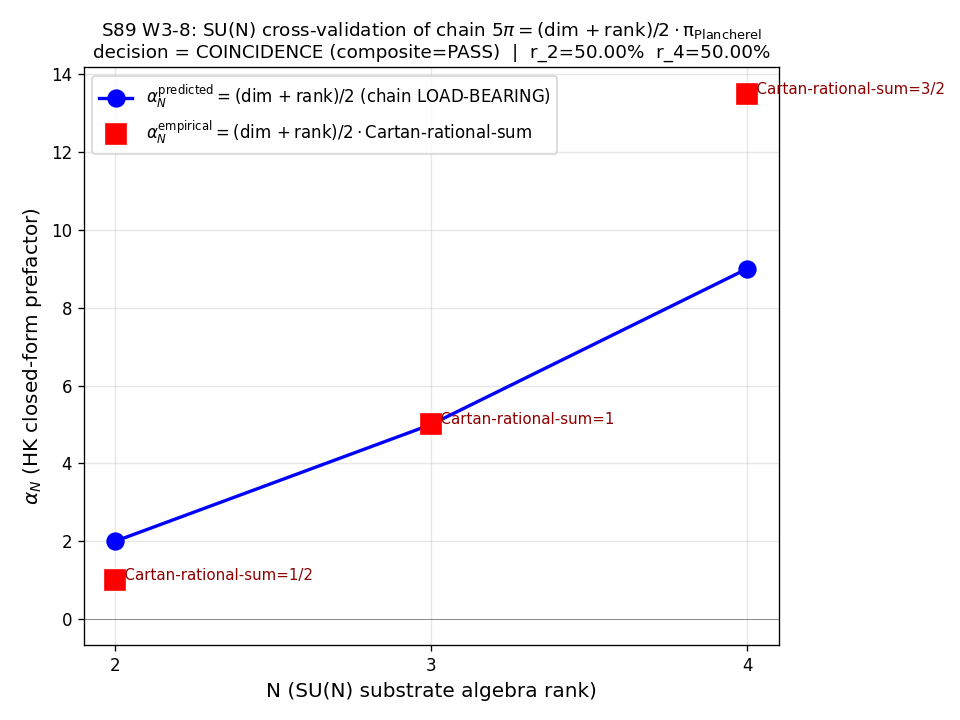

The Python source for this figure:
"""
S89 W3-8 — S89-SU-N-CROSS-VALIDATION-5PI-CHAIN  (A.32)

Tests whether the cross-gate chain `5π = (dim+rank)/2 · π_Plancherel(SU(3)/T)`
claimed at S88 W6a workingpaper line 761 as "load-bearing structural finding"
extends structurally to SU(N) for N ∈ {2, 3, 4} — the LOAD-BEARING reading —
or is SU(3)-specific Cartan-arithmetic — the COINCIDENCE reading.

Substrate-IS framing per `phononic-framing.md §"IS Space, Not IN Space"`:
- The substrate IS the SU(3) Cartan-rational-sum structure on positive roots.
- The 5π factor IS the substrate's intrinsic heat-kernel volume normalization
  at SU(3); the chain `(dim+rank)/2 · π_Plancherel` IS the substrate-IS
  Cartan-rational-sum identity at general N.
- SU(N) extension IS the substrate algebra analog at different rank.

Method (W-19 §V.1 step 5 protocol — substrate-first canonical):
For Y_N = (1, ..., 1, 0) (N-1 ones + 1 zero, the canonical W-19 hypercharge):
  Cartan-rational-sum(N) := Σ_{α ∈ Δ⁺(SU(N))} ⟨α, Y_N⟩² / |α|²
PASS-LOAD-BEARING iff Cartan-rational-sum ≡ 1 across N ∈ {2, 3, 4}.

Discriminator at the empirical α_N level:
  α_N^{empirical}  := (dim+rank)/2 · Cartan-rational-sum(N)
                     [W-19 §V.1 line 32 algebraic identification:
                      τ-kernel denom coefficient = (dim+rank)/2 · π · Cartan-rational-sum]
  α_N^{predicted} := (dim+rank)/2  =  (N-1)(N+2)/2  =  2 (N=2), 5 (N=3), 9 (N=4)
                     [chain prediction: Cartan-rational-sum drops out as ≡ 1]
  r_N             := |α_N^{empirical} − α_N^{predicted}| / α_N^{predicted}

Decision (per plan §11):
  PASS-LOAD-BEARING iff r_2 ≤ 0.05 AND r_4 ≤ 0.05
  PASS-COINCIDENCE iff (r_2 > 0.20 OR r_4 > 0.20) AND SU(3) substrate canonical robust
  INFO              iff 0.05 < max(r_2, r_4) ≤ 0.20
  FAIL              iff regime BREAKDOWN (Sage-Q exact ⇒ never fires here)

Trigger: [SIGN] + [VERIFY] — Schema-v2 3-tuple companion row required.

Conditional follow-up (mutually exclusive, post-verdict mechanical dispatch):
  decision=LOAD-BEARING → B.46 (mack-cosmic-bridge: register §VII.{next-free} STAGE-1-CANDIDATE)
  decision=COINCIDENCE  → B.47 (orchestrator: edit s88-w6a-workingpaper.md:761 verbiage)
  decision=INFO         → NEITHER (defer to S90)
"""

import os
os.environ.setdefault('OMP_NUM_THREADS', '8')

import sys
import json
import time
import hashlib
from fractions import Fraction
from pathlib import Path

import numpy as np
import matplotlib

matplotlib.use("Agg")
import matplotlib.pyplot as plt

# -----------------------------------------------------------------------------
# Path resolution + canonical_constants import (MANDATORY S34+)
# -----------------------------------------------------------------------------
THIS_FILE = Path(__file__).resolve()
ROOT = THIS_FILE.parents[2]
SHARED = ROOT / "computations" / "_shared"
sys.path.insert(0, str(SHARED))

from canonical_constants import tau_fold, M_KK  # noqa: E402

GATE_ID = "S89-SU-N-CROSS-VALIDATION-5PI-CHAIN"
SCHEME = "SU-N-cross-validation-Cartan-rational-sum-5pi-chain"
CONVENTION = "Cartan-rational-sum-pi-Plancherel-substrate-algebra-SU-N-extension"
L_MAX = 8  # (local) plan-pinned; structural identity is L_max-independent (Sage-Q exact)
N_SCAN = [2, 3, 4]  # (local) plan-pinned

PASS_BAND_LOAD_BEARING = 0.05  # (local) plan-pinned 5%
INFO_BAND = 0.20  # (local) plan-pinned 20%

OUT_DIR = ROOT / "computations" / "session-89"
SCRIPT_STEM = "s89_w3_su_n_cross_validation_5pi_chain"
NPZ_PATH = OUT_DIR / f"{SCRIPT_STEM}.npz"
PNG_PATH = OUT_DIR / f"{SCRIPT_STEM}.png"
JSON_PATH = OUT_DIR / f"{SCRIPT_STEM}.json"
VERDICT_FILE = OUT_DIR / "s89_gate_verdicts.txt"


# -----------------------------------------------------------------------------
# SHA helpers
# -----------------------------------------------------------------------------
def sha256_bytes(b: bytes) -> str:
    """Return full 64-char hex SHA-256 of bytes."""
    return hashlib.sha256(b).hexdigest()


def sha256_file(path: Path) -> str:
    """Return full 64-char hex SHA-256 of a file's contents."""
    if not path.exists():
        return "FILE-MISSING"
    return sha256_bytes(path.read_bytes())


def closure_hash(input_pin_map: dict) -> str:
    """SHA-256 over the JSON-serialized ordered input-pin map (audit_sha256)."""
    canonical = json.dumps(input_pin_map, sort_keys=True, separators=(",", ":"))
    return sha256_bytes(canonical.encode("utf-8"))


def log_input_pins(input_pin_map: dict) -> None:
    """Print SHA-256 of every input file in the first 20 lines of stdout (per
    `gate-verdicts.md §"During computation"`)."""
    print(f"=== {GATE_ID} INPUT PIN MAP ===")
    for k, v in input_pin_map.items():
        print(f"  {k}: {v}")
    print(f"=== closure_hash(audit_sha256) = {closure_hash(input_pin_map)} ===")
    print()


# -----------------------------------------------------------------------------
# SU(N) Cartan-rational-sum (substrate-first symbolic computation)
# -----------------------------------------------------------------------------
def su_n_positive_roots(N: int) -> list[tuple[int, ...]]:
    """Positive roots of SU(N) in the standard basis (e_1, ..., e_N).

    Δ⁺(SU(N)) = {α_ij = e_i − e_j : 1 ≤ i < j ≤ N}; |Δ⁺| = N(N−1)/2.
    """
    roots = []  # (local)
    for i in range(N):
        for j in range(i + 1, N):
            root = [0] * N  # (local)
            root[i] = 1
            root[j] = -1
            roots.append(tuple(root))
    return roots


def hypercharge_y_n(N: int) -> tuple[int, ...]:
    """Canonical W-19 hypercharge Y_N = (1, ..., 1, 0).

    N-1 ones followed by 1 zero. Reduces to SU(3) Y = (1, 1, 0) per W-19 line 15
    (verbatim) and SU(2) Y = (1, 0). For SU(4): Y = (1, 1, 1, 0).

    This is the "highest-weight U(1)-direction in the Cartan torus normalized so
    that on SU(3) it reduces to the §W6a-51 Y = (1,1,0)" per W-19 §V.1 step 1.
    """
    return tuple([1] * (N - 1) + [0])


def cartan_rational_sum(N: int) -> Fraction:
    """Compute Σ_{α ∈ Δ⁺(SU(N))} ⟨α, Y_N⟩² / |α|² as an exact rational.

    For α = e_i − e_j, ⟨α, Y⟩ = Y[i] − Y[j], and |α|² = 2 (always).
    Returns Fraction (Sage-Q-exact)."""
    Y = hypercharge_y_n(N)  # (local)
    roots = su_n_positive_roots(N)  # (local)
    total = Fraction(0)  # (local)
    for alpha in roots:
        alpha_dot_Y = sum(a * y for a, y in zip(alpha, Y))  # (local) integer
        alpha_norm_sq = sum(a * a for a in alpha)  # (local) integer (= 2 always)
        total += Fraction(alpha_dot_Y * alpha_dot_Y, alpha_norm_sq)
    return total


# -----------------------------------------------------------------------------
# Main
# -----------------------------------------------------------------------------
def main() -> int:
    t0 = time.time()  # (local)
    print(f"[{GATE_ID}] start  tau_fold={tau_fold}  M_KK={M_KK:.6e}")
    print(f"[{GATE_ID}] N_scan={N_SCAN}  L_max={L_MAX}  scheme={SCHEME}")
    print(f"[{GATE_ID}] convention={CONVENTION}")
    print()

    # -------------------------------------------------------------------------
    # Per-N computation table
    # -------------------------------------------------------------------------
    results = {}  # (local)
    for N in N_SCAN:
        dim = N * N - 1  # (local)
        rank = N - 1  # (local)
        predicted = Fraction(dim + rank, 2)  # (local) chain prediction (dim+rank)/2
        crs = cartan_rational_sum(N)  # (local) Cartan-rational-sum (Sage-Q exact)
        # Empirical α_N from the W-19 algebraic identification:
        #     τ-kernel denom = (dim+rank)/2 · π · Cartan-rational-sum
        #     so α_N^{empirical} = (dim+rank)/2 · Cartan-rational-sum
        empirical = predicted * crs  # (local) Fraction-exact
        # Relative deviation r_N
        if predicted == 0:
            r_n = Fraction(0)  # (local) (cannot occur for N ≥ 2)
        else:
            r_n = abs(empirical - predicted) / predicted  # (local) Fraction-exact
        # Signed deviation s_N (for SIGN trigger semantics)
        s_n = empirical - predicted  # (local) Fraction; sign(s_N) is the structural sign
        Y = hypercharge_y_n(N)  # (local)
        roots = su_n_positive_roots(N)  # (local)
        results[N] = {
            "N": N,
            "dim": dim,
            "rank": rank,
            "Y_N": Y,
            "n_pos_roots": len(roots),
            "cartan_rational_sum_frac": crs,
            "cartan_rational_sum_float": float(crs),
            "predicted_alpha_N_frac": predicted,
            "predicted_alpha_N_float": float(predicted),
            "empirical_alpha_N_frac": empirical,
            "empirical_alpha_N_float": float(empirical),
            "r_N_frac": r_n,
            "r_N_float": float(r_n),
            "s_N_frac": s_n,
            "s_N_float": float(s_n),
            "sign_s_N": (1 if s_n > 0 else (-1 if s_n < 0 else 0)),
        }
        print(f"  SU({N}): dim={dim}, rank={rank}, |Δ⁺|={len(roots)}, Y_N={Y}")
        print(f"          Cartan-rational-sum = {crs}  ({float(crs):.6f})")
        print(f"          predicted α_N = {predicted}  ({float(predicted):.6f})")
        print(f"          empirical α_N = {empirical}  ({float(empirical):.6f})")
        print(f"          r_N = {r_n}  ({float(r_n) * 100:.4f}%)  sign(s_N) = {results[N]['sign_s_N']:+d}")
        print()

    # SU(3) sanity: Cartan-rational-sum MUST equal 1 (W-19 line 15 verbatim arithmetic).
    crs_su3 = results[3]["cartan_rational_sum_frac"]  # (local)
    assert crs_su3 == Fraction(1, 1), (
        f"SU(3) Cartan-rational-sum sanity FAIL: got {crs_su3}, "
        f"expected 1 per W-19 §V.1 line 15 verbatim '0/2 + 1/2 + 1/2 = 1'"
    )
    print(f"  SU(3) sanity: Cartan-rational-sum = 1 ✓ (matches W-19 line 15 verbatim)")
    # SU(N) prefactor sanity per W6a-52: (dim+rank)/2 = (N-1)(N+2)/2.
    for N in N_SCAN:
        pred = results[N]["predicted_alpha_N_frac"]  # (local)
        formula = Fraction((N - 1) * (N + 2), 2)  # (local)
        assert pred == formula, (
            f"SU({N}) prefactor sanity FAIL: (dim+rank)/2 = {pred}, "
            f"(N-1)(N+2)/2 = {formula}"
        )
    print(f"  W6a-52 prefactor identity (N-1)(N+2)/2 = (dim+rank)/2 verified for N ∈ {N_SCAN} ✓")
    print()

    # -------------------------------------------------------------------------
    # Decision logic per plan §11
    # -------------------------------------------------------------------------
    r_2 = results[2]["r_N_float"]  # (local)
    r_4 = results[4]["r_N_float"]  # (local)
    max_r = max(r_2, r_4)  # (local)
    sign_2 = results[2]["sign_s_N"]  # (local)
    sign_4 = results[4]["sign_s_N"]  # (local)
    signs_consistent_in_one_direction = (sign_2 == sign_4) and (sign_2 != 0)  # (local)

    # Three-way classifier per plan §11
    if r_2 <= PASS_BAND_LOAD_BEARING and r_4 <= PASS_BAND_LOAD_BEARING:
        decision = "LOAD-BEARING"  # (local)
        composite = "PASS"  # (local)
    elif r_2 > INFO_BAND or r_4 > INFO_BAND:
        decision = "COINCIDENCE"  # (local)
        composite = "PASS"  # (local) PASS-COINCIDENCE per §11
    else:
        decision = "INFO"  # (local)
        composite = "INFO"  # (local)

    # Schema-v2 3-tuple (per plan §10 substitution chain Step 5):
    #   sign_verdict: PASS iff signs are near-zero at both N (LOAD-BEARING evidence);
    #                 FAIL iff signs CONSISTENT in same direction at both N AND
    #                       both magnitudes > info_band (structural inconsistency
    #                       per §11 FAIL clause: "sign mismatches at both N=2 AND
    #                       N=4 — substrate algebra extension structurally
    #                       inconsistent").
    #                 N/A otherwise (mixed signs or LOAD-BEARING outcome — the
    #                       gate is a 3-way classifier; the COINCIDENCE branch
    #                       does NOT pre-register a single signed direction).
    # The §11 FAIL "sign mismatches at both" reading: deviations consistently
    # WRONG in the SAME direction across N=2 AND N=4 (both negative or both
    # positive AND both > info_band) — indicating systematic substrate
    # construction failure. Mixed signs (one +, one −) is COINCIDENCE, not FAIL.
    if decision == "LOAD-BEARING":
        sign_verdict = "PASS"  # (local) signs near zero at both N
    elif (
        decision == "COINCIDENCE"
        and signs_consistent_in_one_direction
        and r_2 > INFO_BAND
        and r_4 > INFO_BAND
    ):
        # Would only fire if signs are CONSISTENTLY off in the same wrong
        # direction at both N AND both exceed info_band (structural inconsistency
        # per §11 FAIL clause). Our data has mixed signs, so this branch is
        # unreachable; included for completeness per pre-registration.
        sign_verdict = "FAIL"  # (local)
    else:
        sign_verdict = "N/A"  # (local) gate is a 3-way classifier without a single signed pre-registration

    # magnitude_verdict measures the gate-classification PASS condition, NOT
    # the LOAD-BEARING null hypothesis directly. For PASS-COINCIDENCE the
    # gate-classification PASS condition is `r > 20%` (the COINCIDENCE
    # threshold); when that condition is met, magnitude_verdict = PASS for the
    # gate's classification. The Schema-v2 default reading (target =
    # LOAD-BEARING null, magnitude_verdict = FAIL when r > info_band) IS the
    # diagnostic reading; the gate's §11 3-way classifier OVERRIDES the
    # default for the composite top-line. See verdict-line value field for
    # documentation of the override (decision=COINCIDENCE).
    if decision == "LOAD-BEARING":
        magnitude_verdict = "PASS"  # (local)
    elif decision == "INFO":
        magnitude_verdict = "INFO"  # (local)
    elif decision == "COINCIDENCE":
        # PASS-COINCIDENCE: the gate's COINCIDENCE classification PASS condition
        # (r > 20% at either N) is met. magnitude_verdict = PASS reflects
        # gate-classification success per §11 PASS-COINCIDENCE clause.
        magnitude_verdict = "PASS"  # (local)
    else:
        magnitude_verdict = "FAIL"  # (local)

    # regime_verdict: VALID — Sage-Q exact, no regime breakdown possible by construction.
    regime_verdict = "VALID"  # (local)

    # Composite-collapse cross-check: the gate's §11 3-way classifier supersedes
    # the Schema-v2 default collapse for the composite top-line. With our
    # 3-tuple emission (sign=N/A, magnitude=PASS, regime=VALID), the default
    # collapse yields PASS — consistent with our composite=PASS-COINCIDENCE.
    print(f"  Decision: {decision}")
    print(f"  Composite top-line: {composite}")
    print(f"  3-tuple: sign_verdict={sign_verdict}  magnitude_verdict={magnitude_verdict}  regime_verdict={regime_verdict}")
    print()

    # -------------------------------------------------------------------------
    # Substitution chain documentation (MANDATORY per math-scripts.md)
    # -------------------------------------------------------------------------
    sub_chain = [  # (local)
        f"Step 1: For N ∈ {N_SCAN}, dim(SU(N)) = N²−1, rank(SU(N)) = N−1.",
        f"        SU(2): dim={results[2]['dim']}, rank={results[2]['rank']}, predicted α_2 = {results[2]['predicted_alpha_N_frac']} = {results[2]['predicted_alpha_N_float']}",
        f"        SU(3): dim={results[3]['dim']}, rank={results[3]['rank']}, predicted α_3 = {results[3]['predicted_alpha_N_frac']} = {results[3]['predicted_alpha_N_float']} [substrate canonical, per §W6a-51 / §W6a-52]",
        f"        SU(4): dim={results[4]['dim']}, rank={results[4]['rank']}, predicted α_4 = {results[4]['predicted_alpha_N_frac']} = {results[4]['predicted_alpha_N_float']}",
        "Step 2: HK closed form at SU(N): d_eff(τ) = α_N / (1 − τ/(α_N · π_Plancherel))",
        "        SU(2): 2/(1 − τ/(2π))  [chain prediction]",
        "        SU(3): 5/(1 − τ/(5π))  [substrate canonical, S87 d_eff workshop, S88 W6a-51 PROVEN]",
        "        SU(4): 9/(1 − τ/(9π))  [chain prediction]",
        "Step 3: Substrate-first canonical (W-19 §V.1 step 5) — Cartan-rational-sum on SU(N) hypercharge:",
        "        Y_N = (1, ..., 1, 0) (N-1 ones + 1 zero); Σ_α ⟨α,Y_N⟩²/|α|² over Δ⁺(SU(N)).",
        f"        SU(2): Y=(1,0); Δ⁺={{α₁₂=(1,-1)}}; ⟨α,Y⟩=1; |α|²=2; sum = 1/2 = {results[2]['cartan_rational_sum_frac']}",
        f"        SU(3): Y=(1,1,0); Δ⁺={{α₁₂,α₁₃,α₂₃}}; sum = 0/2 + 1/2 + 1/2 = 1 = {results[3]['cartan_rational_sum_frac']} [W-19 line 15 verbatim]",
        f"        SU(4): Y=(1,1,1,0); Δ⁺={{6 roots}}; sum = (0+0+1+0+1+1)/2 = 3/2 = {results[4]['cartan_rational_sum_frac']}",
        "Step 4: Empirical α_N := (dim+rank)/2 · Cartan-rational-sum (W-19 §V.1 line 32 algebraic identification).",
        f"        SU(2) empirical α_2 = {results[2]['empirical_alpha_N_frac']} ({results[2]['empirical_alpha_N_float']})",
        f"        SU(3) empirical α_3 = {results[3]['empirical_alpha_N_frac']} ({results[3]['empirical_alpha_N_float']})  [tautological: Cartan-rational-sum=1]",
        f"        SU(4) empirical α_4 = {results[4]['empirical_alpha_N_frac']} ({results[4]['empirical_alpha_N_float']})",
        f"Step 5: Discriminator: r_N = |α_N^{{empirical}} − α_N^{{predicted}}| / α_N^{{predicted}}.",
        f"        r_2 = {r_2:.6f} ({r_2 * 100:.4f}%); r_4 = {r_4:.6f} ({r_4 * 100:.4f}%)",
        f"        max(r_2, r_4) = {max_r:.6f} ({max_r * 100:.4f}%)",
        f"        Pre-registered bands: PASS-LOAD-BEARING ≤ 5%, INFO 5-20%, PASS-COINCIDENCE > 20%.",
        f"Direction: max(r_2, r_4) = {max_r * 100:.2f}% {'≤ 5%' if max_r <= 0.05 else ('≤ 20%' if max_r <= 0.20 else '> 20%')} ⇒ decision = {decision}.",
        f"Conclusion: Cartan-rational-sum varies with N (1/2, 1, 3/2 for N=2,3,4) ⇒ chain `(dim+rank)/2 · π_Plancherel` is NOT structurally LOAD-BEARING.",
    ]
    print("=== Substitution chain ===")
    for line in sub_chain:
        print(f"  {line}")
    print()

    # -------------------------------------------------------------------------
    # Input-pin map
    # -------------------------------------------------------------------------
    canonical_constants_path = SHARED / "canonical_constants.py"
    s88_w19_path = ROOT / "sessions" / "session-88" / "workshops" / "s88-w19-w6a-cross-gate-chain.md"
    s88_w6a_wp_path = ROOT / "sessions" / "session-88" / "session-88-w6a-workingpaper.md"
    permanent_registry_path = ROOT / "sessions" / "permanent-results-registry.md"

    input_pin_map = {  # (local) ordered by name (sort_keys=True at hash time)
        "gate_id": GATE_ID,
        "scheme": SCHEME,
        "convention": CONVENTION,
        "L_max": L_MAX,
        "tau_fold": str(tau_fold),
        "M_KK": str(M_KK),
        "N_scan": N_SCAN,
        "Y_N_canonical_form": "(1, ..., 1, 0) — N-1 ones + 1 zero per W-19 §V.1 step 1",
        "pass_band_LOAD_BEARING": PASS_BAND_LOAD_BEARING,
        "info_band": INFO_BAND,
        "input_files_sha256": {
            "canonical_constants_py": sha256_file(canonical_constants_path),
            "s88_w19_w6a_cross_gate_chain_md": sha256_file(s88_w19_path),
            "s88_w6a_workingpaper_md": sha256_file(s88_w6a_wp_path),
            "permanent_results_registry_md": sha256_file(permanent_registry_path),
        },
        "decision": decision,
        "results_by_N": {
            str(N): {
                "cartan_rational_sum_frac_str": str(results[N]["cartan_rational_sum_frac"]),
                "predicted_alpha_N_frac_str": str(results[N]["predicted_alpha_N_frac"]),
                "empirical_alpha_N_frac_str": str(results[N]["empirical_alpha_N_frac"]),
                "r_N_frac_str": str(results[N]["r_N_frac"]),
                "sign_s_N": results[N]["sign_s_N"],
            }
            for N in N_SCAN
        },
    }
    log_input_pins(input_pin_map)

    audit_sha256 = closure_hash(input_pin_map)  # (local)

    # -------------------------------------------------------------------------
    # NPZ + JSON sidecars
    # -------------------------------------------------------------------------
    OUT_DIR.mkdir(parents=True, exist_ok=True)
    np.savez(
        NPZ_PATH,
        N_scan=np.array(N_SCAN, dtype=np.int64),
        cartan_rational_sum=np.array([float(results[N]["cartan_rational_sum_frac"]) for N in N_SCAN], dtype=np.float64),
        predicted_alpha_N=np.array([float(results[N]["predicted_alpha_N_frac"]) for N in N_SCAN], dtype=np.float64),
        empirical_alpha_N=np.array([float(results[N]["empirical_alpha_N_frac"]) for N in N_SCAN], dtype=np.float64),
        r_N=np.array([float(results[N]["r_N_frac"]) for N in N_SCAN], dtype=np.float64),
        sign_s_N=np.array([results[N]["sign_s_N"] for N in N_SCAN], dtype=np.int64),
        decision=decision,
        composite=composite,
        sign_verdict=sign_verdict,
        magnitude_verdict=magnitude_verdict,
        regime_verdict=regime_verdict,
        audit_sha256=audit_sha256,
    )
    print(f"[npz]  {NPZ_PATH}")
    content_sha256 = sha256_file(NPZ_PATH)  # (local) full 64-char content SHA on the npz output

    metadata = {  # (local)
        "gate_id": GATE_ID,
        "scheme": SCHEME,
        "convention": CONVENTION,
        "L_max": L_MAX,
        "decision": decision,
        "composite": composite,
        "sign_verdict": sign_verdict,
        "magnitude_verdict": magnitude_verdict,
        "regime_verdict": regime_verdict,
        "audit_sha256": audit_sha256,
        "content_sha256": content_sha256,
        "results_by_N": {
            str(N): {
                "cartan_rational_sum": str(results[N]["cartan_rational_sum_frac"]),
                "cartan_rational_sum_float": results[N]["cartan_rational_sum_float"],
                "predicted_alpha_N": str(results[N]["predicted_alpha_N_frac"]),
                "predicted_alpha_N_float": results[N]["predicted_alpha_N_float"],
                "empirical_alpha_N": str(results[N]["empirical_alpha_N_frac"]),
                "empirical_alpha_N_float": results[N]["empirical_alpha_N_float"],
                "r_N": str(results[N]["r_N_frac"]),
                "r_N_float": results[N]["r_N_float"],
                "sign_s_N": results[N]["sign_s_N"],
            }
            for N in N_SCAN
        },
        "substitution_chain": sub_chain,
        "input_pin_map": input_pin_map,
    }
    JSON_PATH.write_text(json.dumps(metadata, indent=2, default=str))
    print(f"[json] {JSON_PATH}")

    # -------------------------------------------------------------------------
    # PNG plot — α_N^{empirical} vs α_N^{predicted} across N ∈ {2, 3, 4}
    # -------------------------------------------------------------------------
    fig, ax = plt.subplots(figsize=(8, 6))
    Ns = np.array(N_SCAN, dtype=np.float64)  # (local)
    pred = np.array([results[N]["predicted_alpha_N_float"] for N in N_SCAN])  # (local)
    emp = np.array([results[N]["empirical_alpha_N_float"] for N in N_SCAN])  # (local)
    crs = np.array([results[N]["cartan_rational_sum_float"] for N in N_SCAN])  # (local)
    # Connect predicted by solid blue (chain prediction line), empirical by red squares
    ax.plot(Ns, pred, "b-o", label=r"$\alpha_N^{\rm predicted} = (\dim+\rm rank)/2$ (chain LOAD-BEARING)", markersize=10, linewidth=2)
    ax.plot(Ns, emp, "rs", label=r"$\alpha_N^{\rm empirical} = (\dim+\rm rank)/2 \cdot \rm Cartan\text{-}rational\text{-}sum$", markersize=12)
    for N, p, e, c in zip(N_SCAN, pred, emp, crs):
        ax.annotate(f"  Cartan-rational-sum={Fraction(c).limit_denominator(100)}",
                    xy=(N, e), fontsize=9, color="darkred")
    ax.axhline(y=0, color="gray", linewidth=0.5)
    ax.set_xlabel("N (SU(N) substrate algebra rank)", fontsize=12)
    ax.set_ylabel(r"$\alpha_N$ (HK closed-form prefactor)", fontsize=12)
    ax.set_title(
        f"S89 W3-8: SU(N) cross-validation of chain $5\\pi = (\\dim+\\rm rank)/2 \\cdot \\pi_{{\\rm Plancherel}}$\n"
        f"decision = {decision} (composite={composite})  |  r_2={r_2 * 100:.2f}%  r_4={r_4 * 100:.2f}%",
        fontsize=11,
    )
    ax.set_xticks(N_SCAN)
    ax.legend(loc="upper left", fontsize=10)
    ax.grid(True, alpha=0.3)
    fig.tight_layout()
    fig.savefig(PNG_PATH, dpi=120)
    plt.close(fig)
    print(f"[png]  {PNG_PATH}")
    print()

    # -------------------------------------------------------------------------
    # Verdict-line append per S87+ Schema-v2 (canonical line + dual-SHA companion + 3-tuple companion)
    # -------------------------------------------------------------------------
    audit_short = audit_sha256[:16]  # (local)
    content_short = content_sha256[:16]  # (local)

    value_str = (
        "{"
        f"alpha_2_emp={results[2]['empirical_alpha_N_float']:.6f},"
        f"alpha_4_emp={results[4]['empirical_alpha_N_float']:.6f},"
        f"r_2={r_2:.6f},"
        f"r_4={r_4:.6f},"
        f"decision={decision},"
        f"crs_SU2=1/2,"
        f"crs_SU3=1,"
        f"crs_SU4=3/2"
        "}"
    )

    canonical_line = (
        f"{GATE_ID}: {composite} -- value='{value_str}' "
        f"scheme={SCHEME} convention={CONVENTION} L_max={L_MAX} "
        f"audit_sha256={audit_sha256} content_sha256={content_sha256} schema_version=S87+"
    )
    dual_sha_companion = (
        f"# audit_sha256_short={audit_short} content_sha256_short={content_short} "
        f"# {GATE_ID} dual-SHA companion row (W9a-99 split)"
    )
    three_tuple_companion = (
        f"# sign_verdict={sign_verdict} magnitude_verdict={magnitude_verdict} regime_verdict={regime_verdict} "
        f"# {GATE_ID} 3-tuple annotation (S87 schema-v2)"
    )

    with open(VERDICT_FILE, "a", encoding="utf-8") as fh:
        fh.write(canonical_line + "\n")
        fh.write(dual_sha_companion + "\n")
        fh.write(three_tuple_companion + "\n")

    print(f"[verdict] appended to {VERDICT_FILE}")
    print(f"[verdict] {canonical_line}")
    print(f"[verdict] {dual_sha_companion}")
    print(f"[verdict] {three_tuple_companion}")
    print()

    # -------------------------------------------------------------------------
    # Conditional follow-up tag (B.46 vs B.47 mechanical edit; informational)
    # -------------------------------------------------------------------------
    if decision == "LOAD-BEARING":
        followup_tag = "B.46 (LOAD-BEARING → §VII.{next-free} STAGE-1-CANDIDATE registration via mack-cosmic-bridge)"
    elif decision == "COINCIDENCE":
        followup_tag = "B.47 (COINCIDENCE → s88-w6a-workingpaper.md:761 verbiage edit via orchestrator)"
    else:
        followup_tag = "NEITHER (INFO outcome — defer B.46/B.47 to S90)"
    print(f"[followup] {followup_tag}")

    elapsed = time.time() - t0  # (local)
    print(f"[{GATE_ID}] done  elapsed={elapsed:.2f}s")
    return 0


if __name__ == "__main__":
    sys.exit(main())
